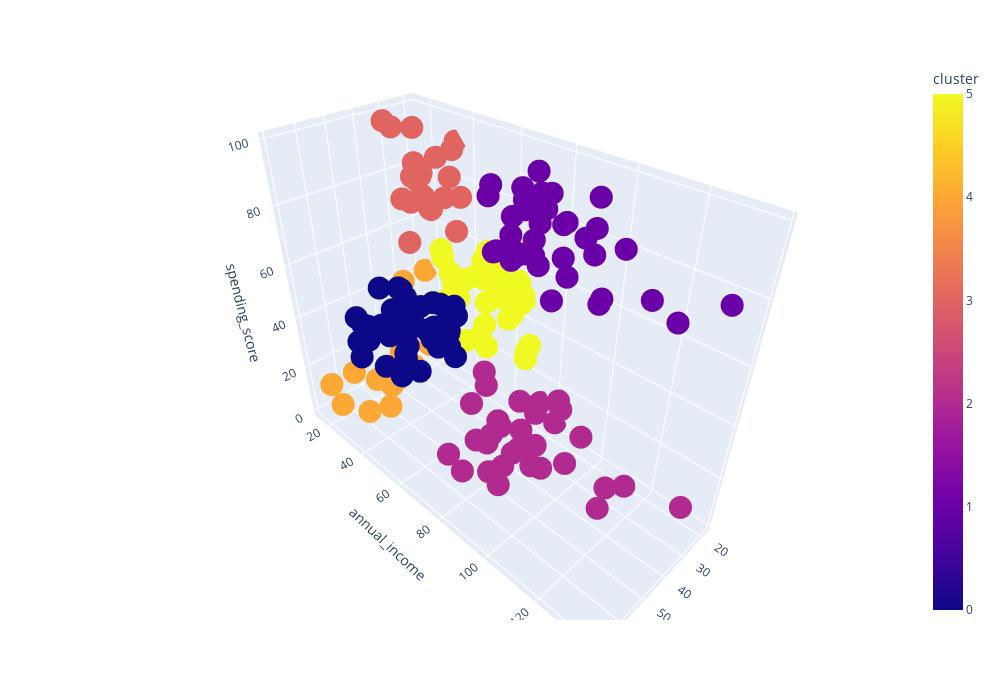

Write notebook code for a chart like this one.
### Code cell
import plotly
import plotly.express as px

def get_3d_visualization(df, clust_res):
    fig = px.scatter_3d(
        data_frame=df, 
        x = 'age', 
        y = 'annual_income', 
        z = 'spending_score', 
        color = clust_res,
        width=1000,
        height=700
    )

    #возвращаем график
    return fig

get_3d_visualization(df, df['cluster'])

### Figure 1 — Plotly figure (JSON) as saved in the notebook; plotly's stock layout.template omitted (floating-point values rounded to 4 significant figures; data arrays with more than 128 entries replaced by an {"elided": "..."} marker saying what was removed)
{"data": [{"hovertemplate": "age=%{x}<br>annual_income=%{y}<br>spending_score=%{z}<br>cluster=%{marker.color}<extra></extra>", "legendgroup": "", "marker": {"color": {"elided": "200 int values"}, "coloraxis": "coloraxis", "symbol": "circle"}, "mode": "markers", "name": "", "scene": "scene", "showlegend": false, "type": "scatter3d", "x": {"elided": "200 int values"}, "y": {"elided": "200 int values"}, "z": {"elided": "200 int values"}}], "layout": {"coloraxis": {"colorbar": {"title": {"text": "cluster"}}, "colorscale": [[0, "#0d0887"], [0.1111, "#46039f"], [0.2222, "#7201a8"], [0.3333, "#9c179e"], [0.4444, "#bd3786"], [0.5556, "#d8576b"], [0.6667, "#ed7953"], [0.7778, "#fb9f3a"], [0.8889, "#fdca26"], [1, "#f0f921"]]}, "height": 700, "legend": {"tracegroupgap": 0}, "margin": {"t": 60}, "scene": {"domain": {"x": [0, 1], "y": [0, 1]}, "xaxis": {"title": {"text": "age"}}, "yaxis": {"title": {"text": "annual_income"}}, "zaxis": {"title": {"text": "spending_score"}}}, "width": 1000}}
